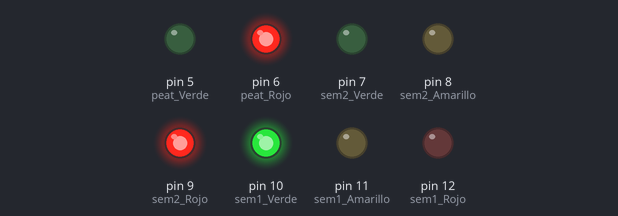
A sketch run on a simulated Arduino Uno, built with avr-gcc and run on an emulated ATmega328P. Parts: output pins drawn as LEDs (lit = HIGH).

Above: at 0.1 s.
At 7.1 s:
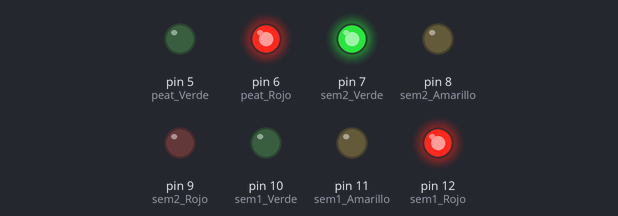
At 12.1 s:
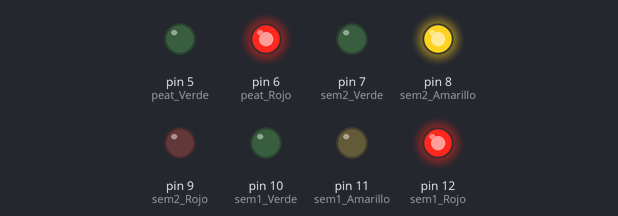
At 23.1 s:
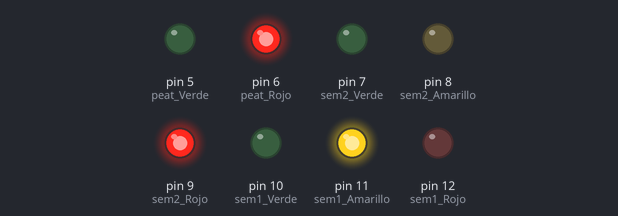
At 32.1 s:
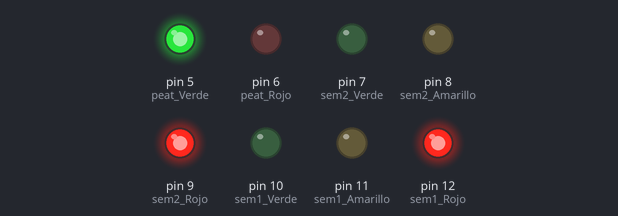
Timing chart, 0 to 37.5 s (numbered marks = the images above):
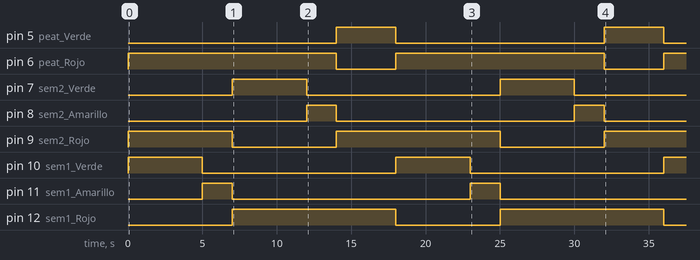

The sketch:

sketch_nov9a.ino
```cpp
// ==========================================
// CONTROL DE INTERSECCIÓN Y SEMÁFORO PEATONAL
// ==========================================

// Asignación de pines - Semáforo 1
const int sem1_Rojo = 12;
const int sem1_Amarillo = 11;
const int sem1_Verde = 10;

// Asignación de pines - Semáforo 2
const int sem2_Rojo = 9;
const int sem2_Amarillo = 8;
const int sem2_Verde = 7;

// Asignación de pines - Semáforo Peatonal
const int peat_Rojo = 6;
const int peat_Verde = 5;

// Tiempos en milisegundos (Rojo y Verde iguales, Amarillo menor)
const unsigned long t_verde = 5000;
const unsigned long t_amarillo = 2000;
const unsigned long t_peatonal = 4000;

void setup() {
  // Configuración de pines vehiculares como salida
  pinMode(sem1_Rojo, OUTPUT);
  pinMode(sem1_Amarillo, OUTPUT);
  pinMode(sem1_Verde, OUTPUT);

  pinMode(sem2_Rojo, OUTPUT);
  pinMode(sem2_Amarillo, OUTPUT);
  pinMode(sem2_Verde, OUTPUT);

  // Configuración de pines peatonales como salida
  pinMode(peat_Rojo, OUTPUT);
  pinMode(peat_Verde, OUTPUT);
}

void loop() {
  // ----------------------------------------
  // FASE 1: Vía 1 en Verde / Vía 2 en Rojo / Peatón en Rojo
  // ----------------------------------------
  digitalWrite(sem1_Verde, HIGH);
  digitalWrite(sem1_Amarillo, LOW);
  digitalWrite(sem1_Rojo, LOW);

  digitalWrite(sem2_Verde, LOW);
  digitalWrite(sem2_Amarillo, LOW);
  digitalWrite(sem2_Rojo, HIGH);

  digitalWrite(peat_Verde, LOW);
  digitalWrite(peat_Rojo, HIGH);
  delay(t_verde);

  // ----------------------------------------
  // FASE 2: Vía 1 en Amarillo / Vía 2 en Rojo / Peatón en Rojo
  // ----------------------------------------
  digitalWrite(sem1_Verde, LOW);
  digitalWrite(sem1_Amarillo, HIGH);
  delay(t_amarillo);
  digitalWrite(sem1_Amarillo, LOW);
  digitalWrite(sem1_Rojo, HIGH);

  // ----------------------------------------
  // FASE 3: Vía 2 en Verde / Vía 1 en Rojo / Peatón en Rojo
  // ----------------------------------------
  digitalWrite(sem2_Rojo, LOW);
  digitalWrite(sem2_Verde, HIGH);
  delay(t_verde);

  // ----------------------------------------
  // FASE 4: Vía 2 en Amarillo / Vía 1 en Rojo / Peatón en Rojo
  // ----------------------------------------
  digitalWrite(sem2_Verde, LOW);
  digitalWrite(sem2_Amarillo, HIGH);
  delay(t_amarillo);
  digitalWrite(sem2_Amarillo, LOW);
  digitalWrite(sem2_Rojo, HIGH);

  // ----------------------------------------
  // FASE 5: Cruce Peatonal Verde / Ambas vías vehiculares en Rojo
  // ----------------------------------------
  digitalWrite(peat_Rojo, LOW);
  digitalWrite(peat_Verde, HIGH);
  delay(t_peatonal);

  // Fin del ciclo: apaga verde peatonal y vuelve a empezar
  digitalWrite(peat_Verde, LOW);
  digitalWrite(peat_Rojo, HIGH);
}
```

Measured:
- by itself, pin 5 (peat_Verde): alternates HIGH for 4.0 s and LOW for 14.0 s
- by itself, pin 6 (peat_Rojo): alternates HIGH for 14.0 s and LOW for 4.0 s
- by itself, pin 7 (sem2_Verde), pin 10 (sem1_Verde): alternates HIGH for 5.0 s and LOW for 13.0 s
- by itself, pin 8 (sem2_Amarillo), pin 11 (sem1_Amarillo): alternates HIGH for 2.0 s and LOW for 16.0 s
- by itself, pin 9 (sem2_Rojo): goes HIGH 7.0 s, LOW 7.0 s, HIGH 11.0 s, LOW 7.0 s, then HIGH
- by itself, pin 12 (sem1_Rojo): alternates HIGH for 11.0 s and LOW for 7.0 s
